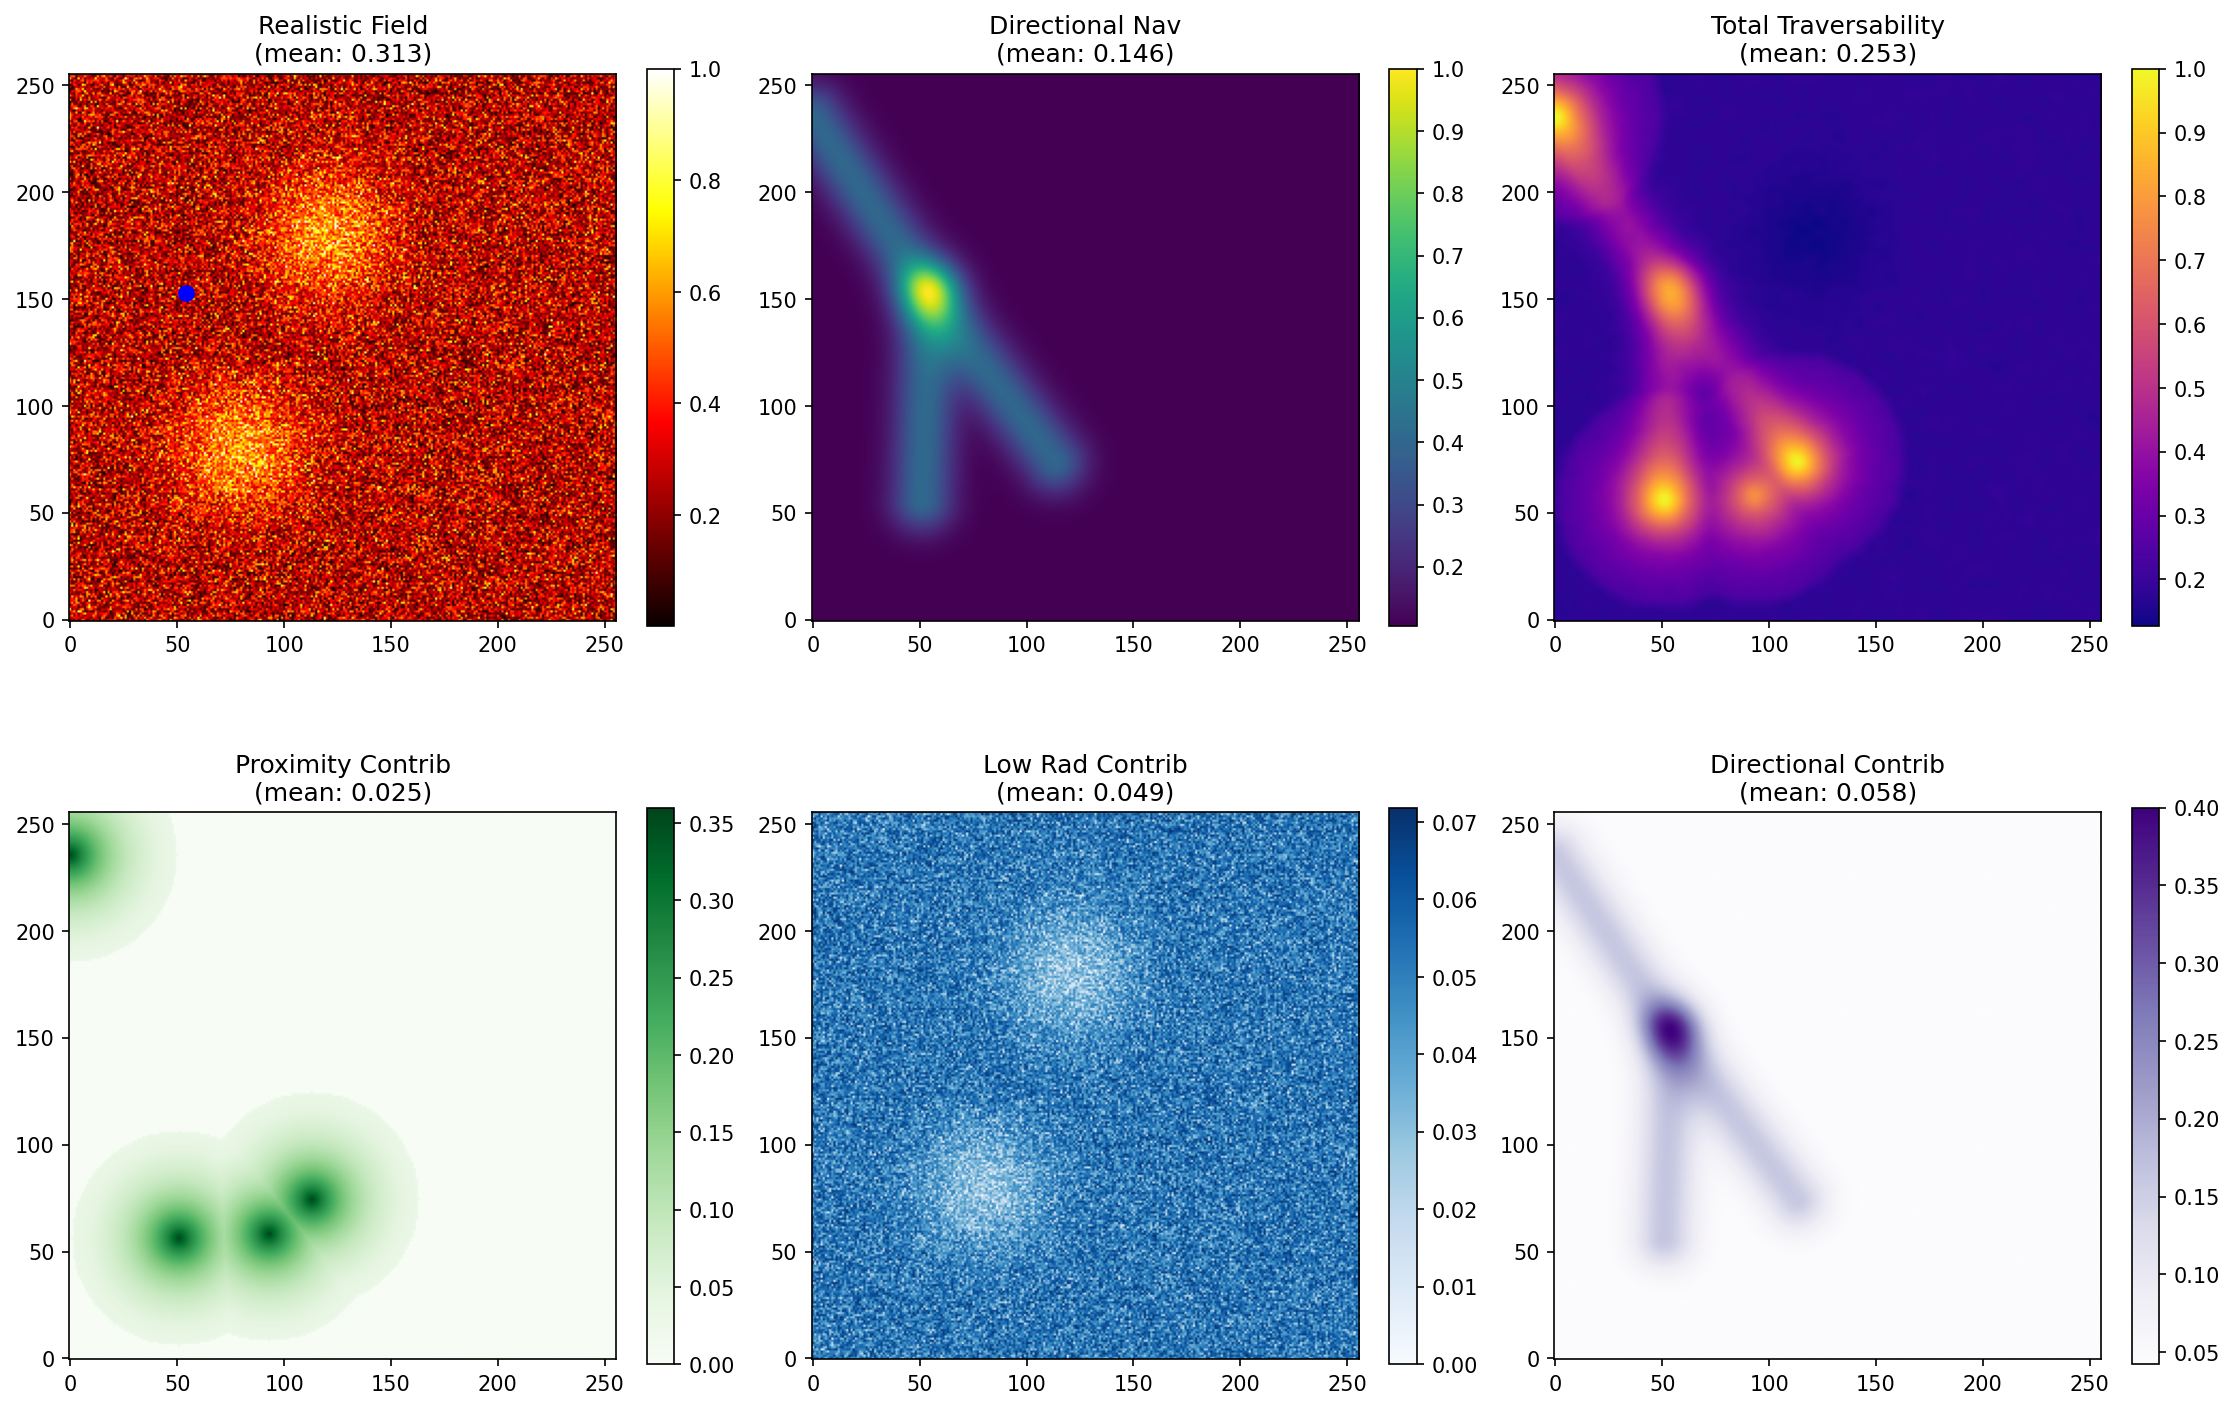

Source code (Python):
#!/usr/bin/env python3
"""
Deep analysis of persistent traversability layer saturation issues
"""

import numpy as np
import matplotlib.pyplot as plt
import sys
from pathlib import Path

# Add modules to path
sys.path.append(str(Path(__file__).parent / "test" / "modules"))

from traversability_layer import calculate_traversability_layer, TraversabilityParameters, TraversabilityCalculator

def deep_saturation_analysis():
    """Perform deep analysis of saturation causes"""
    print("🔬 Deep Analysis of Traversability Layer Saturation...")
    
    # Let's simulate the exact conditions from the app
    print("\n📱 Simulating Real App Conditions...")
    
    # Test Case 1: Realistic radiation field from model prediction
    print("\n🧪 Test Case 1: Realistic Model Prediction Simulation")
    
    # Create field that mimics model prediction output
    field_realistic = np.random.beta(2, 5, (256, 256)).astype(np.float32)  # Realistic distribution
    field_realistic = np.clip(field_realistic, 0, 1)
    
    # Add some weak sources that might be borderline for detection
    weak_sources = [(80, 80), (180, 120)]
    Y, X = np.ogrid[:256, :256]
    for sy, sx in weak_sources:
        weak_source = 0.35 * np.exp(-((Y - sy)**2 + (X - sx)**2) / (2 * 20**2))
        field_realistic += weak_source
    field_realistic = np.clip(field_realistic, 0, 1)
    
    # Random robot position (like in app)
    robot_pos = (np.random.randint(50, 206), np.random.randint(50, 206))
    robot_heading = np.random.uniform(0, 2*np.pi)
    
    print(f"  Robot position: {robot_pos}")
    print(f"  Robot heading: {robot_heading:.2f} rad")
    print(f"  Field range: [{field_realistic.min():.3f}, {field_realistic.max():.3f}]")
    print(f"  Field mean: {field_realistic.mean():.3f}")
    
    result1 = calculate_traversability_layer(field_realistic, None, robot_pos, robot_heading)
    
    print(f"  Sources detected: {len(result1['source_locations'])}")
    print(f"  Total traversability range: [{result1['total_traversability'].min():.3f}, {result1['total_traversability'].max():.3f}]")
    print(f"  Total traversability mean: {result1['total_traversability'].mean():.3f}")
    
    if result1['total_traversability'].mean() > 0.7:
        print("  🚨 SATURATION DETECTED in realistic scenario!")
    
    # Test Case 2: Step-by-step component analysis
    print("\n🔍 Test Case 2: Component-by-Component Analysis")
    
    calculator = TraversabilityCalculator()
    
    # Manually call each component
    source_locations, detection_metadata = calculator.detect_radiation_sources(field_realistic)
    source_proximity = calculator.calculate_source_proximity_map(field_realistic, source_locations)
    low_radiation_bonus = calculator.calculate_low_radiation_bonus(field_realistic)
    
    print(f"  Source locations found: {source_locations}")
    print(f"  Source proximity range: [{source_proximity.min():.3f}, {source_proximity.max():.3f}], mean: {source_proximity.mean():.3f}")
    print(f"  Low radiation bonus range: [{low_radiation_bonus.min():.3f}, {low_radiation_bonus.max():.3f}], mean: {low_radiation_bonus.mean():.3f}")
    
    if source_locations:
        directional_navigation = calculator.calculate_directional_navigation_map(
            field_realistic, source_locations, robot_pos, robot_heading
        )
        print(f"  Directional navigation range: [{directional_navigation.min():.3f}, {directional_navigation.max():.3f}], mean: {directional_navigation.mean():.3f}")
        
        # Manual combination calculation
        base_weight = 1 - calculator.params.robot_directional_weight
        manual_total = (
            base_weight * calculator.params.proximity_weight * source_proximity + 
            base_weight * (1 - calculator.params.proximity_weight) * low_radiation_bonus +
            calculator.params.robot_directional_weight * directional_navigation
        )
        
        print(f"  Manual combination range: [{manual_total.min():.3f}, {manual_total.max():.3f}], mean: {manual_total.mean():.3f}")
        
        # Check individual component contributions
        prox_contrib = base_weight * calculator.params.proximity_weight * source_proximity
        low_rad_contrib = base_weight * (1 - calculator.params.proximity_weight) * low_radiation_bonus
        dir_contrib = calculator.params.robot_directional_weight * directional_navigation
        
        print(f"  Proximity contribution: mean {prox_contrib.mean():.3f}, max {prox_contrib.max():.3f}")
        print(f"  Low radiation contribution: mean {low_rad_contrib.mean():.3f}, max {low_rad_contrib.max():.3f}")
        print(f"  Directional contribution: mean {dir_contrib.mean():.3f}, max {dir_contrib.max():.3f}")
        
        # Check which component is dominant
        if prox_contrib.mean() > 0.4:
            print("  🟢 Proximity component is dominant!")
        if low_rad_contrib.mean() > 0.4:
            print("  🟡 Low radiation component is dominant!")
        if dir_contrib.mean() > 0.4:
            print("  🔵 Directional component is dominant!")
    else:
        # No sources - exploration mode
        directional_navigation = calculator.calculate_directional_navigation_map(
            field_realistic, source_locations, robot_pos, robot_heading
        )
        print(f"  Exploration mode directional range: [{directional_navigation.min():.3f}, {directional_navigation.max():.3f}], mean: {directional_navigation.mean():.3f}")
        
        # In exploration mode, only directional navigation and low radiation bonus
        manual_total = (
            (1 - calculator.params.robot_directional_weight) * low_radiation_bonus +
            calculator.params.robot_directional_weight * directional_navigation
        )
        
        print(f"  Exploration manual combination: [{manual_total.min():.3f}, {manual_total.max():.3f}], mean: {manual_total.mean():.3f}")
        
        low_rad_contrib = (1 - calculator.params.robot_directional_weight) * low_radiation_bonus
        dir_contrib = calculator.params.robot_directional_weight * directional_navigation
        
        print(f"  Low radiation contribution: mean {low_rad_contrib.mean():.3f}")
        print(f"  Exploration directional contribution: mean {dir_contrib.mean():.3f}")
        
        if low_rad_contrib.mean() > 0.4:
            print("  🟡 Low radiation bonus is causing saturation in exploration mode!")
        if dir_contrib.mean() > 0.4:
            print("  🔵 Exploration directional is causing saturation!")
    
    # Test Case 3: Multiple random scenarios like the app generates
    print("\n🎲 Test Case 3: Multiple Random App-like Scenarios")
    
    saturation_count = 0
    total_tests = 20
    saturation_details = []
    
    for i in range(total_tests):
        # Generate random field like the app
        test_field = np.random.beta(2, 5, (256, 256)).astype(np.float32)
        
        # Sometimes add sources, sometimes don't
        if np.random.random() > 0.3:  # 70% chance of sources
            n_sources = np.random.randint(1, 4)
            for _ in range(n_sources):
                sy = np.random.randint(30, 226)
                sx = np.random.randint(30, 226)
                intensity = np.random.uniform(0.3, 0.8)
                sigma = np.random.uniform(10, 25)
                source_field = intensity * np.exp(-((Y - sy)**2 + (X - sx)**2) / (2 * sigma**2))
                test_field += source_field
        
        test_field = np.clip(test_field, 0, 1)
        
        test_robot_pos = (np.random.randint(50, 206), np.random.randint(50, 206))
        test_robot_heading = np.random.uniform(0, 2*np.pi)
        
        test_result = calculate_traversability_layer(test_field, None, test_robot_pos, test_robot_heading)
        
        mean_trav = test_result['total_traversability'].mean()
        
        if mean_trav > 0.7:
            saturation_count += 1
            saturation_details.append({
                'test_id': i,
                'mean': mean_trav,
                'field_mean': test_field.mean(),
                'field_max': test_field.max(),
                'sources_detected': len(test_result['source_locations']),
                'robot_pos': test_robot_pos
            })
    
    print(f"  Saturation rate: {saturation_count}/{total_tests} ({saturation_count/total_tests*100:.1f}%)")
    
    if saturation_details:
        print(f"  Saturated cases details:")
        for detail in saturation_details[:5]:  # Show first 5
            print(f"    Test {detail['test_id']}: mean={detail['mean']:.3f}, "
                  f"field_mean={detail['field_mean']:.3f}, sources={detail['sources_detected']}")
    
    # Test Case 4: Examine the combination formula itself
    print("\n🧮 Test Case 4: Formula Analysis")
    
    params = TraversabilityParameters()
    print(f"  Current parameters:")
    print(f"    robot_directional_weight: {params.robot_directional_weight}")
    print(f"    proximity_weight: {params.proximity_weight}")
    print(f"    low_radiation_bonus: {params.low_radiation_bonus}")
    
    # Theoretical maximum values
    base_weight = 1 - params.robot_directional_weight
    max_proximity_contrib = base_weight * params.proximity_weight * 1.0  # max source proximity
    max_low_rad_contrib = base_weight * (1 - params.proximity_weight) * params.low_radiation_bonus  # max low rad bonus
    max_dir_contrib = params.robot_directional_weight * 1.0  # max directional nav
    
    theoretical_max = max_proximity_contrib + max_low_rad_contrib + max_dir_contrib
    
    print(f"  Theoretical maximum contributions:")
    print(f"    Max proximity: {max_proximity_contrib:.3f}")
    print(f"    Max low radiation: {max_low_rad_contrib:.3f}")
    print(f"    Max directional: {max_dir_contrib:.3f}")
    print(f"    Theoretical total max: {theoretical_max:.3f}")
    
    if theoretical_max > 0.9:
        print("  🚨 FORMULA ISSUE: Theoretical maximum exceeds 0.9!")
        print("     This means the combination can easily saturate!")
    
    # Create visualization
    fig, axes = plt.subplots(2, 3, figsize=(15, 10))
    
    # Test case 1 visualization
    im1 = axes[0, 0].imshow(field_realistic, cmap='hot', origin='lower')
    axes[0, 0].scatter(robot_pos[1], robot_pos[0], c='blue', s=50, marker='o')
    axes[0, 0].set_title(f'Realistic Field\n(mean: {field_realistic.mean():.3f})')
    plt.colorbar(im1, ax=axes[0, 0], fraction=0.046)
    
    if 'directional_navigation' in result1:
        im2 = axes[0, 1].imshow(result1['directional_navigation'], cmap='viridis', origin='lower')
        axes[0, 1].set_title(f'Directional Nav\n(mean: {result1["directional_navigation"].mean():.3f})')
        plt.colorbar(im2, ax=axes[0, 1], fraction=0.046)
    
    im3 = axes[0, 2].imshow(result1['total_traversability'], cmap='plasma', origin='lower')
    axes[0, 2].set_title(f'Total Traversability\n(mean: {result1["total_traversability"].mean():.3f})')
    plt.colorbar(im3, ax=axes[0, 2], fraction=0.046)
    
    # Component contributions
    if source_locations:
        im4 = axes[1, 0].imshow(prox_contrib, cmap='Greens', origin='lower')
        axes[1, 0].set_title(f'Proximity Contrib\n(mean: {prox_contrib.mean():.3f})')
        plt.colorbar(im4, ax=axes[1, 0], fraction=0.046)
        
        im5 = axes[1, 1].imshow(low_rad_contrib, cmap='Blues', origin='lower')
        axes[1, 1].set_title(f'Low Rad Contrib\n(mean: {low_rad_contrib.mean():.3f})')
        plt.colorbar(im5, ax=axes[1, 1], fraction=0.046)
        
        im6 = axes[1, 2].imshow(dir_contrib, cmap='Purples', origin='lower')
        axes[1, 2].set_title(f'Directional Contrib\n(mean: {dir_contrib.mean():.3f})')
        plt.colorbar(im6, ax=axes[1, 2], fraction=0.046)
    
    plt.tight_layout()
    plt.savefig('deep_saturation_analysis.png', dpi=150, bbox_inches='tight')
    print(f"\n💾 Saved deep analysis to 'deep_saturation_analysis.png'")
    
    return saturation_count / total_tests

if __name__ == "__main__":
    saturation_rate = deep_saturation_analysis()
    print(f"\n🏁 Deep Analysis Complete! Saturation rate: {saturation_rate*100:.1f}%")